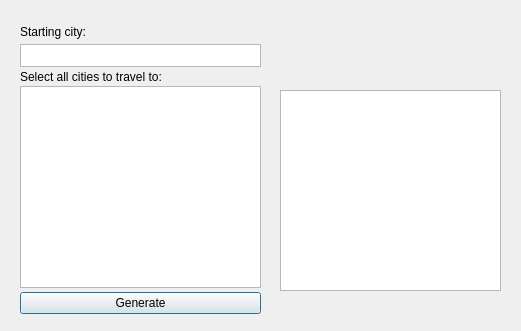
<?xml version="1.0" encoding="UTF-8"?>
<ui version="4.0">
 <class>customPlan</class>
 <widget class="QDialog" name="customPlan">
  <property name="geometry">
   <rect>
    <x>0</x>
    <y>0</y>
    <width>521</width>
    <height>331</height>
   </rect>
  </property>
  <property name="windowTitle">
   <string>Custom Plan Generator</string>
  </property>
  <widget class="QTextBrowser" name="textBrowser">
   <property name="geometry">
    <rect>
     <x>280</x>
     <y>90</y>
     <width>221</width>
     <height>201</height>
    </rect>
   </property>
  </widget>
  <widget class="QWidget" name="layoutWidget">
   <property name="geometry">
    <rect>
     <x>20</x>
     <y>20</y>
     <width>241</width>
     <height>301</height>
    </rect>
   </property>
   <layout class="QVBoxLayout" name="verticalLayout_2">
    <property name="spacing">
     <number>0</number>
    </property>
    <item>
     <widget class="QLabel" name="label_2">
      <property name="maximumSize">
       <size>
        <width>16777215</width>
        <height>16</height>
       </size>
      </property>
      <property name="text">
       <string>Starting city:</string>
      </property>
     </widget>
    </item>
    <item>
     <widget class="QTextBrowser" name="startingCity">
      <property name="maximumSize">
       <size>
        <width>16777215</width>
        <height>23</height>
       </size>
      </property>
      <property name="html">
       <string>&lt;!DOCTYPE HTML PUBLIC &quot;-//W3C//DTD HTML 4.0//EN&quot; &quot;http://www.w3.org/TR/REC-html40/strict.dtd&quot;&gt;
&lt;html&gt;&lt;head&gt;&lt;meta name=&quot;qrichtext&quot; content=&quot;1&quot; /&gt;&lt;style type=&quot;text/css&quot;&gt;
p, li { white-space: pre-wrap; }
&lt;/style&gt;&lt;/head&gt;&lt;body style=&quot; font-family:'MS Shell Dlg 2'; font-size:8.25pt; font-weight:400; font-style:normal;&quot;&gt;
&lt;p style=&quot;-qt-paragraph-type:empty; margin-top:0px; margin-bottom:0px; margin-left:0px; margin-right:0px; -qt-block-indent:0; text-indent:0px;&quot;&gt;&lt;br /&gt;&lt;/p&gt;&lt;/body&gt;&lt;/html&gt;</string>
      </property>
     </widget>
    </item>
    <item>
     <widget class="QLabel" name="label">
      <property name="maximumSize">
       <size>
        <width>16777215</width>
        <height>11</height>
       </size>
      </property>
      <property name="text">
       <string>Select all cities to travel to:</string>
      </property>
     </widget>
    </item>
    <item>
     <widget class="QListWidget" name="listWidget">
      <property name="maximumSize">
       <size>
        <width>16777215</width>
        <height>202</height>
       </size>
      </property>
      <property name="selectionMode">
       <enum>QAbstractItemView::MultiSelection</enum>
      </property>
     </widget>
    </item>
    <item>
     <widget class="QPushButton" name="generate">
      <property name="text">
       <string>Generate</string>
      </property>
     </widget>
    </item>
   </layout>
  </widget>
 </widget>
 <resources/>
 <connections/>
</ui>
